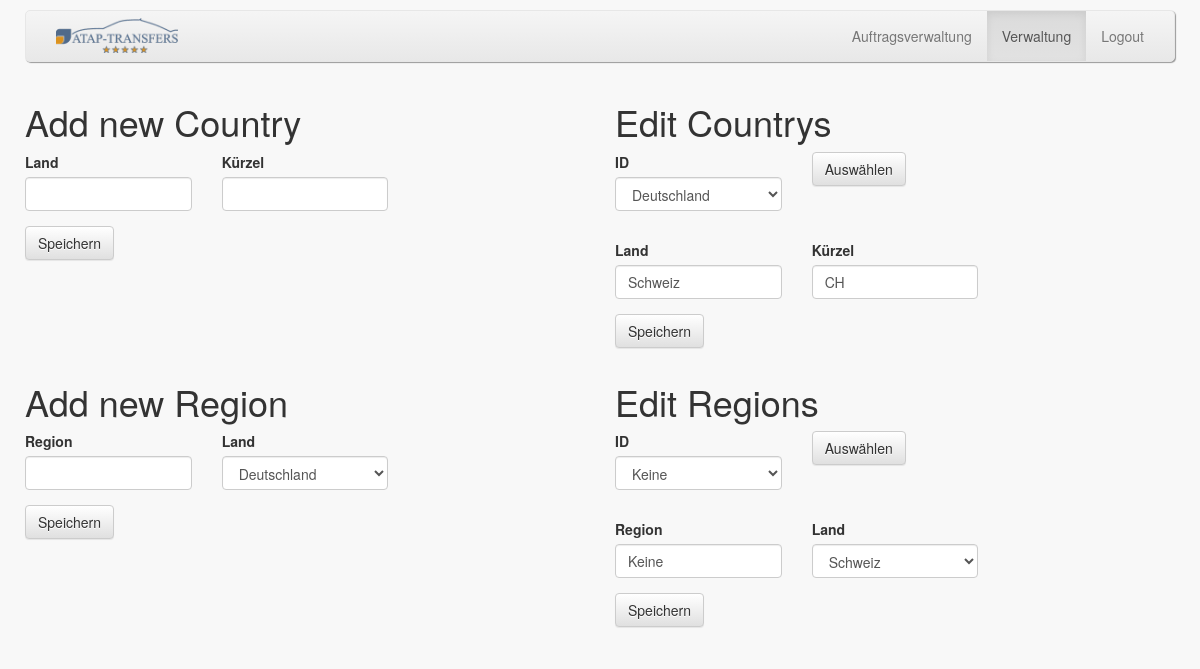
The app's page /sites/managementSites/countryRegion.php (signed in) with its own data.
### tables this page shows
CREATE TABLE country (
  country_id INTEGER NOT NULL AUTO_INCREMENT,
  country VARCHAR(100) UNIQUE NOT NULL,
  short VARCHAR(10) NOT NULL,
  PRIMARY KEY (country_id)
);

CREATE TABLE region (
  region_id INTEGER NOT NULL AUTO_INCREMENT,
  region VARCHAR(50) NOT NULL,
  country_fs INTEGER NOT NULL,
  PRIMARY KEY (region_id),
  FOREIGN KEY (country_fs) REFERENCES country (country_id)
);

### sites/managementSites/countryRegion.php (the view, shortened to what this page needs)
<?php
include_once("../../includes/connection/db_connection.php");
?>
<html>
<head>
    <link rel="stylesheet"
          href="https://maxcdn.bootstrapcdn.com/bootstrap/3.3.7/css/bootstrap.min.css"
>
    <link rel="stylesheet"
          href="https://maxcdn.bootstrapcdn.com/bootstrap/3.3.7/css/bootstrap-theme.min.css"
>
    <link rel="stylesheet" type="text/css" href="../../stylesheet/taskView.css">
</head>
<body>
<div id="pageContainer">
    <div class="container">
        <div class="nav-top">
            <nav class="navbar navbar-default">
                <div class="container-fluid">
                    <div class="collapse navbar-collapse" id="bs-example-navbar-collapse-1">
                        <a href="../../adminOverview.php"><img src="../../img/atap-logo.png" class="img-nav img-responsive"
                                                               id="imgLogo"></a>
                        <ul class="nav navbar-nav navbar-right">
                            <li><a href="../../adminOverview.php">Auftragsverwaltung</a></li>
                            <li class="active"><a href="../../managment.php">Verwaltung</a></li>
                            <li><a href="../../logout.php">Logout</a></li>
                        </ul>
                    </div>
                </div>
            </nav>
        </div>
        <div class="pageContent row">
            <div class="col-md-6">
                <h1>Add new Country</h1>
                <form method="post" action="<?php echo $_SERVER['PHP_SELF']; ?>">
                    <div class="row">
                        <div class="form-group col-sm-4 col-md-4 col-lg-4">
                            <label for="country">Land</label><br>
                            <input type="text" class="form-control" name="country">
                        </div>
                        <div class="form-group col-sm-4 col-md-4 col-lg-4">
                            <label for="short">Kürzel</label><br>
                            <input type="text" class="form-control" name="short">
                        </div>
                    </div>
                    <button name="saveCountry" class="btn btn-default" type="submit" value="saveCountry">Speichern
                    </button>
                </form>
            </div>
            <?php
            $getCountryId = "SELECT country_id, country FROM country";
            $getCountryIdResult = mysqli_query($connection, $getCountryId) or die (mysqli_error($connection));
            ?>
            <div class="col-md-6">
                <h1>Edit Countrys</h1>
                <?php
                $country_ID = 1;
                ?>
                <form method="post" action=" <?php echo $_SERVER['PHP_SELF']; ?> ">
                    <div class="row">
                        <div class="form-group col-sm-4 col-md-4 col-lg-4">
                            <label for="country">ID</label><br>
                            <select class="form-control" name="country_id">
                                <?php
                                while ($row = mysqli_fetch_array($getCountryIdResult)) {
                                    echo "<option value=" . $row['country_id'] . ">" . $row['country'] . "</option>";
                                }
                                ?>
                            </select>
                        </div>
                        <div id="confirmCountryButton" class="form-group col-sm-4 col-md-4 col-lg-4">
                            <button name="confirmCountryButton" class="btn btn-default" type="submit" value="saveEdits">
                                Auswählen
                            </button>
                        </div>
                    </div>
                </form>
                <?php
                $getCountryAndShort = "SELECT country, short FROM country WHERE country_id = $country_ID";
                $getCountryAndShortResult = mysqli_query($connection, $getCountryAndShort) or die (mysqli_error($connection));
                while ($row = mysqli_fetch_array($getCountryAndShortResult)) {
                    ?>
                    <form method="post" action="<?php echo $_SERVER['PHP_SELF']; ?>">
                        <div class="row">
                            <div class="form-group col-sm-4 col-md-4 col-lg-4">
                                <label for="countryEdit">Land</label><br>
                                <input type="text" value="<?php echo $row['country']; ?>" class="form-control"
                                       name="countryEdit">
                            </div>
                            <div class="form-group col-sm-4 col-md-4 col-lg-4">
                                <label for="shortEdit">Kürzel</label><br>
                                <input type="text" value="<?php echo $row['short']; ?>" class="form-control"
                                       name="shortEdit">
                            </div>
                        </div>
                        <div id="saveEditsButton">
                            <button name="saveCountryEdits" class="btn btn-default" type="submit" value="saveEdits">
                                Speichern
                            </button>
                        </div
                    </form>
                    <?php
                }
                ?>
            </div>
        </div>
        <div class="pageContent row">
            <div class="col-md-6">
                <h1>Add new Region</h1>
                <form method="post" action="<?php echo $_SERVER['PHP_SELF']; ?>">
                    <div class="row">
                        <div class="form-group col-sm-4 col-md-4 col-lg-4">
                            <label for="region">Region</label><br>
                            <input type="text" class="form-control" name="region">
                        </div>
                        <div class="form-group col-sm-4 col-md-4 col-lg-4">
                            <label for="country">Land</label><br>
                            <select class="form-control" name="country_fs">
                                <?php
                                $selectCountryQuery = "SELECT country_id, country FROM country";
                                $selectCountryResult = mysqli_query($connection, $selectCountryQuery);
                                while ($selectCountryRow = mysqli_fetch_array($selectCountryResult)) {
                                    echo "<option value=" . $selectCountryRow['country_id'] . ">" . $selectCountryRow['country'] . "</option>";
                                }
                                ?>
                            </select>
                        </div>
                    </div>
                    <div id="saveEditsButton">
                        <button name="saveRegions" class="btn btn-default" type="submit" value="saveEdits">Speichern
                        </button>
                    </div>
                </form>
            </div>
            <?php
            $getRegionId = "SELECT region_id, region, country_fs FROM region";
            $getRegionIdResult = mysqli_query($connection, $getRegionId) or die (mysqli_error($connection));
            ?>
            <div class="col-md-6 col-sm-6 col-lg-6">
                <h1>Edit Regions</h1>
                <?php
                $region_ID = 1;
                ?>
                <form method="post" action=" <?php echo $_SERVER['PHP_SELF']; ?> ">
                    <div class="row">
                        <div class="form-group col-sm-4 col-md-4 col-lg-4">
                            <label for="region">ID</label><br>
                            <select class="form-control" name="region_id">
                                <?php
                                while ($row = mysqli_fetch_array($getRegionIdResult)) {
                                    echo "<option value=" . $row['region_id'] . ">" . $row['region'] . "</option>";
                                }
                                ?>
                            </select>
                        </div>
                        <div id="confirmRegionButton" class="form-group col-sm-4 col-md-4 col-lg-4">
                            <button name="confirmRegionButton" class="btn btn-default" type="submit" value="saveEdits">
                                Auswählen
                            </button>
                        </div>
                    </div>
                </form>
                <?php
                $getRegionAndCountry = "SELECT region_id, region, country_fs FROM region WHERE region_id = $region_ID";
                $getRegionAndCountryResult = mysqli_query($connection, $getRegionAndCountry) or die (mysqli_error($connection));
                while ($row = mysqli_fetch_array($getRegionAndCountryResult)) {
                    ?>
                    <form method="post" action="<?php echo $_SERVER['PHP_SELF']; ?>">
                        <div class="row">
                            <div class="form-group col-sm-4 col-md-4 col-lg-4">
                                <label for="region">Region</label><br>
                                <input type="text" value="<?php echo $row[1]; ?>" class="form-control"
                                       name="region">
                            </div>
                            <div class="form-group col-sm-4 col-md-4 col-lg-4">
                                <label for="country_fs">Land</label><br>
                                <select class="form-control" name="country_fs">
                                    <?php
                                    $selectCountryQuery = "SELECT country_id, country FROM country";
                                    $selectCountryResult = mysqli_query($connection, $selectCountryQuery);
                                    $selectCountryRows = array();
                                    while($selectCountryRow = $selectCountryResult->fetch_assoc()) {
                                        $selectCountryRows[] = $selectCountryRow;
                                    }
                                    var_dump($selectCountryRow);
                                    for($i = 0; $i < sizeOf($selectCountryRows); $i++) {
                                        if($row[2] == $selectCountryRows[$i]["country_id"])
                                            echo "<option value=" . $selectCountryRows[$i]["country"] .  ' selected="selected"' . ">" . $selectCountryRows[$i]["country"] . "</option>";
                                        else
                                            echo "<option value=" . $selectCountryRows[$i]["country"] . ">" . $selectCountryRows[$i]["country"] . "</option>";
                                    }
                                    ?>
                                </select>
                            </div>
                        </div>
                        <div id="saveEditsButton">
                            <button name="saveRegionEdits" class="btn btn-default" type="submit" value="saveEdits">
                                Speichern
                            </button>
                        </div>
                    </form>
                    <?php
                    }
                ?>
            </div>
        </div>
    </div>
</div>
</body>
</html>

### stylesheet/taskView.css (style rules this page uses)
#pageContainer { margin: 10px ; }
html { position: relative; min-height: 100%; }
body { margin-bottom: 60px; }
.container { width: auto; padding: 0 15px; }
#imgLogo { width: auto; text-align: center; margin-top: 7px; }
.navbar { background-image: linear-gradient(to bottom,#f5f5f5 0,#e8e8e8 100%); border-radius: 5px; box-shadow: 1px 1px 1px #999; }
a { font-size: 14px; }
img.img-nav.img-responsive { height: 35px; margin-right: 0; display: inline-block; }
@media (min-width: 768px) { img#imgLogo { display: inline; } }
body, #pageContainer { background-color: #f8f8f8; }

### records on screen
country: countryEdit "Schweiz", shortEdit "CH"
region: region "Keine"

### other values on screen
form field country_id "Deutschland"
form field country_fs "Deutschland"
form field region_id "Keine"
form field country_fs "Schweiz"
